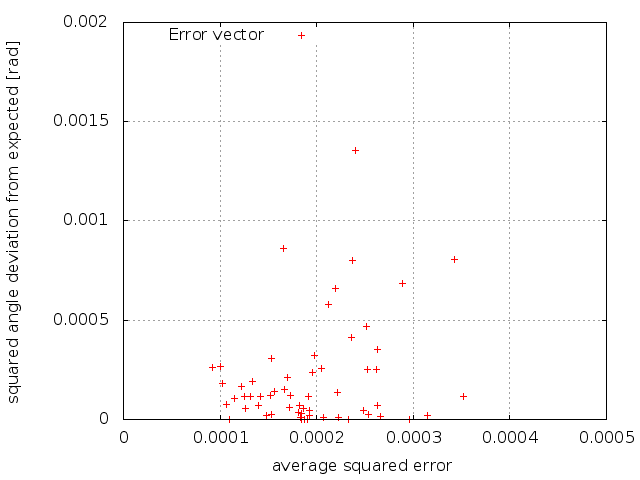

This chart was generated by the following gnuplot code:
reset
set border linewidth 1.0
set pointsize 1.0 
#set style line 1 lc rgb '#6000ad' pt 7   # square

set grid
set xtics 0.0001
set ytics 0.0005

set key left;

set xrange[0:0.0005]
set yrange[0:0.002]

set xlabel 'average squared error'
set ylabel 'squared angle deviation from expected [rad]'

set terminal png
set output 'error-feature.png'

# Plot some points 
plot 'feature.dat' using 1:2 title "Error vector"  w p


